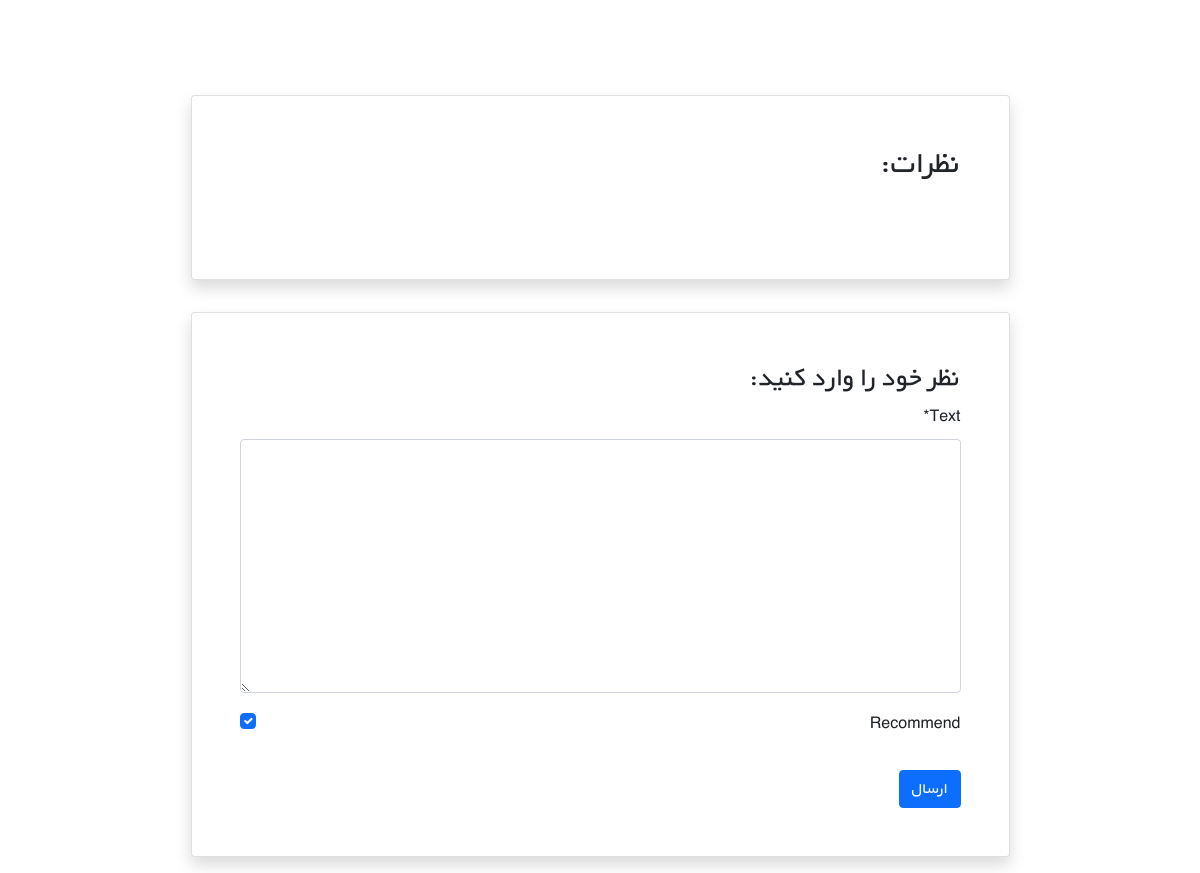
The app's page /8/ (signed in, lower part), older data.
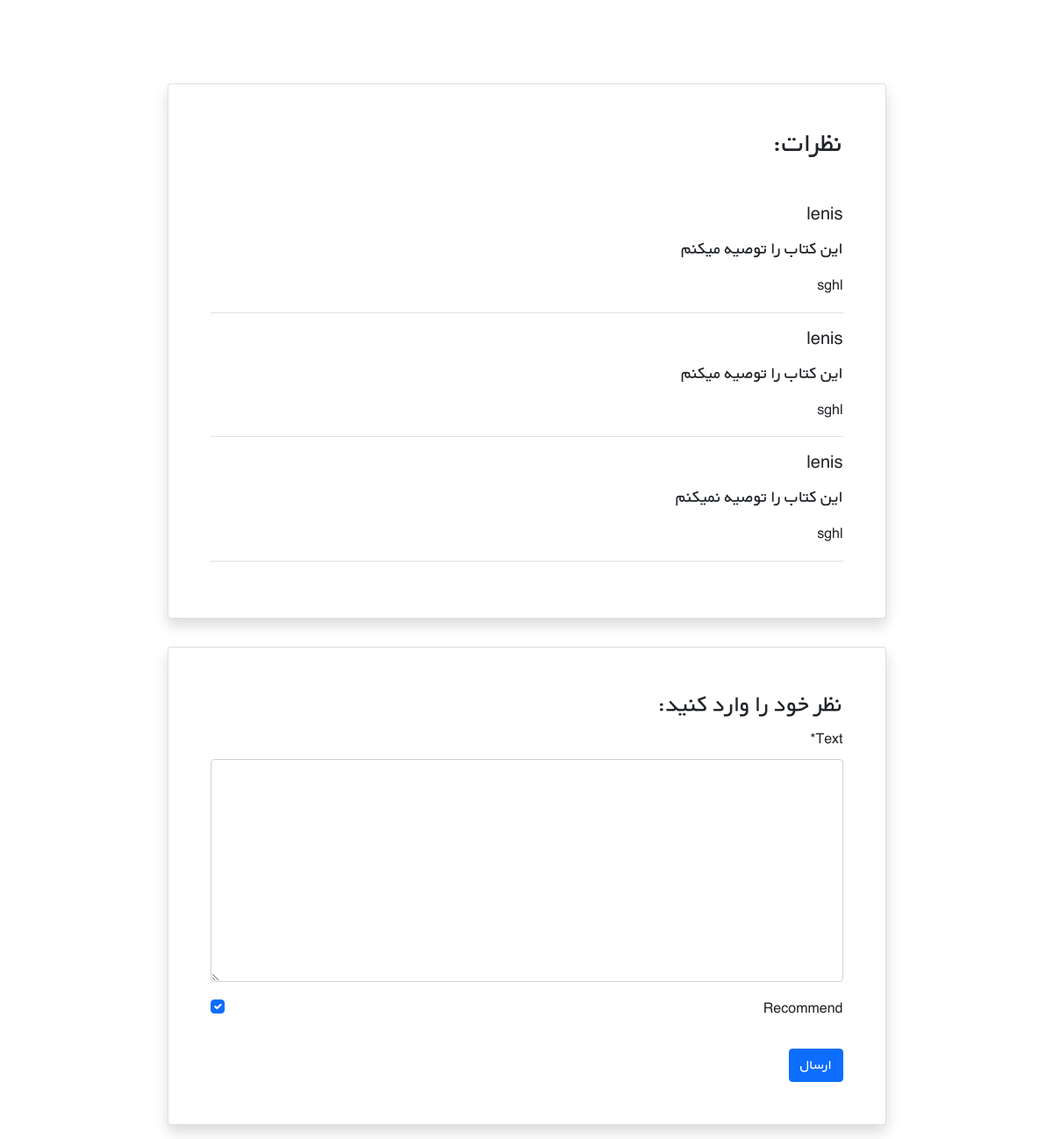
The same page, newer data.
### books/models.py (models this page shows, shortened)
class Comment(models.Model):
    text = models.TextField()
    user = models.ForeignKey(get_user_model(), on_delete=models.CASCADE)
    book = models.ForeignKey(Book, on_delete=models.CASCADE, related_name='comments')
    datetime_create = models.DateTimeField(auto_now_add=True)
    is_active = models.BooleanField(default=True)
    recommend = models.BooleanField(default=True)

### accounts/models.py (models this page shows)
class CustomUser(AbstractUser):
    age = models.PositiveIntegerField(null=True, blank=True)

### books/views.py (the view)
# urls.py: path('<int:pk>/', views.book_detail_view, name='book_detail'),
@login_required
def book_detail_view(request, pk):
    book = get_object_or_404(Book, pk=pk)
    book_comments = book.comments.all()
    if request.method == 'POST':
        comment_form = CommentForm(request.POST)
        if comment_form.is_valid():
            new_comment = comment_form.save(commit=False)
            new_comment.book = book
            new_comment.user = request.user
            new_comment.save()
    else:
        comment_form = CommentForm()
    return render(request, 'books/book_detail.html', {
        'book': book,
        'comments': book_comments,
        'comment_form': comment_form
    })

### books/forms.py
class CommentForm(forms.ModelForm):
    class Meta:
        model = Comment
        fields = ('text', 'recommend',)

### books/templates/books/book_detail.html (shortened to what this page needs)
{% extends '_base.html' %}
{% load static %}
{% load crispy_forms_filters %}
{% block content %}
    <div class="container mt-5" dir="rtl">
        <div class="">
            <div class="">
                <div class="d-flex justify-content-center">
                    <div class="my-3 p-5 w-sm-75 w-100">
                    </div>
                </div>
                <div class="d-flex justify-content-center">
                    <div class="card shadow my-3 p-5 w-sm-75 w-100">
                        <h2 class="mb-5">نظرات:</h2>
                        {% for comment in comments %}
                            {% if comment.is_active %}
                                <div class="border-bottom mb-3">
                                    <h5 class="mb-3">{{ comment.user.username }} </h5>
                                    {% if comment.recommend %}
                                        <h5>این کتاب را توصیه میکنم</h5>
                                    {% else %}
                                        <h5>این کتاب را توصیه نمیکنم</h5>
                                    {% endif %}
                                    <p>{{ comment.text|linebreaks }}</p>
                                </div>
                            {% endif %}
                        {% endfor %}
                    </div>
                </div>
                <div class="d-flex justify-content-center">
                    <div class="card shadow my-3 p-5 w-sm-75 w-100">
                        <h3>نظر خود را وارد کنید:</h3>
                        <form method="POST">
                            {{ comment_form|crispy }}
                            <button type="submit" class="btn btn-primary mt-3">ارسال</button>
                        </form>
                    </div>
                </div>
            </div>
        </div>
    </div>
{% endblock %}

Row changes from the older to the newer data that the page shows:
added Comment: user.username "lenis", recommend "این کتاب را توصیه میکنم", text "sghl"
added Comment: user.username "lenis", recommend "این کتاب را توصیه میکنم", text "sghl"
added Comment: user.username "lenis", recommend "این کتاب را توصیه نمیکنم", text "sghl"
